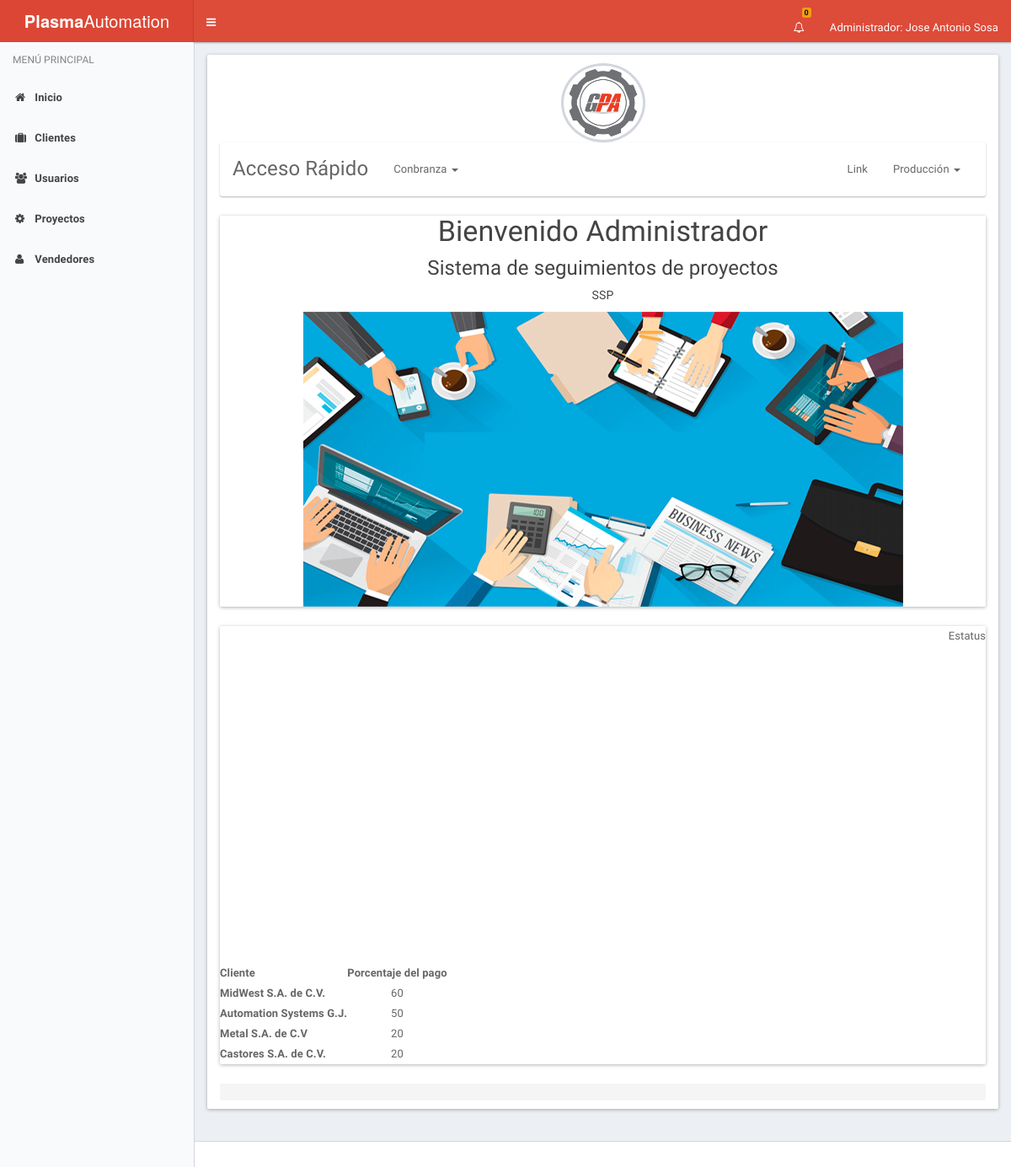
The page /index.php (signed in) on the database its author committed.
### tables this page shows
CREATE TABLE IF NOT EXISTS `proforma` (
  `id_proforma` int(11) NOT NULL,
  `no_factura` int(4) NOT NULL,
  `fecha_inicio` date NOT NULL,
  `id_cliente` int(4) NOT NULL,
  `id_vendedor` int(4) NOT NULL,
  `fecha_entrega` date NOT NULL,
  `id_proyecto` int(4) NOT NULL,
  `descripcion` text NOT NULL,
  `estatus` int(11) NOT NULL
);

CREATE TABLE IF NOT EXISTS `cliente` (
  `No_Cliente` int(10) NOT NULL,
  `nu_cliente` int(11) NOT NULL,
  `nombre` varchar(25) NOT NULL,
  `domicilio` varchar(70) NOT NULL,
  `id_estado` int(2) NOT NULL,
  `id_municipio` varchar(25) NOT NULL,
  `rfc` varchar(15) NOT NULL,
  `correo` varchar(30) NOT NULL,
  `telefono` int(15) NOT NULL,
  `c_p` int(8) NOT NULL
);

CREATE TABLE IF NOT EXISTS `cobro` (
  `id_cobro` int(11) NOT NULL,
  `porcentaje` int(3) NOT NULL,
  `id_proforma` int(11) NOT NULL,
  `estatus` int(11) NOT NULL
);

### index.php (the view, shortened to what this page needs)
<!DOCTYPE html>
<html lang="es">
  <head>
    <link rel="stylesheet" href="assets/bootstrap/css/bootstrap.min.css">
    <link rel="stylesheet" href="assets/css/font-awesome.min.css">
    <link rel="stylesheet" href="assets/css/ionicons.min.css">
    <link rel="stylesheet" href="assets/dist/css/AdminLTE.css">
    <link rel="stylesheet" href="assets/dist/css/skins/_all-skins.css">
    <link rel="stylesheet" href="assets/plugins/select2/select2.min.css">
    <link href="assets/plugins/pnotify/css/pnotify.custom.min.css" rel="stylesheet">
  </head>
  <body class="hold-transition skin-red-light sidebar-mini">
    <div class="wrapper">
      <?php
        include('header.php');
      ?>
      <?php
        include('menu.php');
      ?>
      <div class="content-wrapper" id="content">
        <section class="content">
          <div class="panel">
            <div class="panel-heading text-center">
            <img class="profile-user-img img-responsive img-circle" src="./assets/img/gpa.png" alt="Grupo Plasma Automation">
            <nav class="navbar navbar-default">
              <div class="container-fluid">
               <div class="navbar-header">
                  <a class="navbar-brand" href="#">Acceso Rápido</a>
                </div>
    <div class="collapse navbar-collapse" id="bs-example-navbar-collapse-1">
      <ul class="nav navbar-nav">
        <li class="dropdown">
          <a href="#" class="dropdown-toggle" data-toggle="dropdown" role="button" aria-haspopup="true" aria-expanded="false">Conbranza <span class="caret"></span></a>
        </li>
      </ul>
      <ul class="nav navbar-nav navbar-right">
        <li><a href="#">Link</a></li>
        <li class="dropdown">
          <a href="#" class="dropdown-toggle" data-toggle="dropdown" role="button" aria-haspopup="true" aria-expanded="false">Producción <span class="caret"></span></a>
        </li>
      </ul>
    </div>
  </div>
</nav>
              <div class="panel panel-danger">
                <h3>Bienvenido Administrador</h3>
                    <h4>Sistema de seguimientos de proyectos</h4>
                     <h6>SSP</h6>
                      <center><img class="img-responsive " src="./assets/img/admn.jpg" alt="Grupo Plasma Automation"></center>
            </div>
            <div class="panel panel-danger">
                    <div class="nav-tabs-costum" style="cursor:move">
                        <ul class="nav nav-tabs pull-right ui-sortable-handle">
                          <li class="pull-left header">
                                Estatus
                          </li>
                       </ul>
            <div class="tab-content no-padding">
             <div id="container" style="min-width: 310px; height: 400px; margin: 0 auto"></div>
            <?php
                $sql = "SELECT p.id_proforma, p.no_factura as no_factura, p.fecha_inicio as fecha_inicio, p.fecha_entrega as fecha_entrega, p.descripcion as descripcion,
                        c.No_Cliente,c.nombre as nombre,
                         co.id_cobro, co.porcentaje as porcentaje,
                            v.id_vendedor, v.nombre as vendedor,
                                pr.id, pr.modelo as modelo from proforma p
                                inner join cliente c on c.No_Cliente = p.id_cliente
                                inner join vendedor v on v.id_vendedor = p.id_vendedor
                                inner join cobro co on p.id_proforma = co.id_proforma
                                    inner join proyecto pr on pr.id = p.id_proyecto";
                $resultado = mysql_query($sql, $conexion);
            ?>
            <table id="datatable">
              <thead>
                <tr>
                   <th>Cliente</th>
                   <th>Porcentaje del pago</th>
                </tr>
           </thead>
          <tbody>
               <?php
                    while ($porcentaje = mysql_fetch_assoc($resultado)){
                        echo "<tr><th>".$porcentaje['nombre']."</th> <td>".$porcentaje['porcentaje']."</td></tr>";
                   }
                ?>
          </tbody>
            </table>
        </div>
            </div>
            </div>
            <div class="panel-footer"></div>
          </div>
        </section>
      </div>
      <footer class="main-footer">
      </footer>
    </div>
  </body>
</html>

### header.php (shortened to what this page needs)
<?php
                  $host = 'localhost';
                  $user = 'root';
                  $password = '123';
                  $conexion = @mysql_connect($host, $user, $password);
?>
<header class="main-header">
        <a href="index.php" class="logo">
          <span class="logo-lg"><b>Plasma</b>Automation</span>
        </a>
        <nav class="navbar navbar-static-top" role="navigation" style="height: 50px;">
          <a href="#" class="sidebar-toggle" data-toggle="offcanvas" role="button" style="height: 50px;">
          </a>
          <div class="navbar-custom-menu">
            <ul class="nav navbar-nav">
              <li class="dropdown notifications-menu">
              <a href="#" class="dropdown-toggle" data-toggle="dropdown" aria-expanded="true">
              <i class="fa fa-bell-o">
              </i>
              <?php
              $sql = "SELECT id_notificacion, sum(contador) as suma from notificacion";
              $resultado = mysql_query($sql, $conexion);
              $contador = mysql_fetch_assoc($resultado);
              echo "<span class = 'label label-warning text-black'>".$contador['suma']."</span>";
              ?>
              </a>
              </li>
              <li class="dropdown user user-menu">
                <a href="#" class="dropdown-toggle" data-toggle="dropdown" style="height: 50px;">
                 <span class="hidden-xs"><?php echo "Administrador: ".$_SESSION['usuario']['nombre'];?></span>
                </a>
              </li>
            </ul>
          </div>
        </nav>
      </header>

### menu.php (shortened to what this page needs)
<aside class="main-sidebar">
        <section class="sidebar">
          <ul class="sidebar-menu">
            <li class="header">MENÚ PRINCIPAL</li>
            <li>
              <a href="index.php">
                <i class="fa fa-home"></i>
                <span>Inicio</span>
              </a>
            </li>
            <li class="treeview">
              <li>
              <a href="index_cliente.php">
                <i class="fa fa-suitcase"></i>
                <span>Clientes</span>
              </a>
            </li>
            </li>
            <li class="treeview">
              <a href="index_usuarios.php">
                <i class="fa fa-users"></i> <span>Usuarios</span>
              </a>
            </li>
            <li>
              <a href="index_proyecto.php">
                <i class="fa  fa-gear"></i>
                <span>Proyectos</span>
              </a>
            </li>
           <li>
              <a href="index_vendedor.php">
                <i class="fa fa-user"></i>
                <span>Vendedores</span>
              </a>
            </li>
          </ul>
        </section>
      </aside>

### rows shown on the page
proforma: id_cliente.nombre "MidWest S.A. de C.V.", cobro.porcentaje "60"
proforma: id_cliente.nombre "Automation Systems G.J.", cobro.porcentaje "50"
proforma: id_cliente.nombre "Metal S.A. de C.V", cobro.porcentaje "20"
proforma: id_cliente.nombre "Castores S.A. de C.V.", cobro.porcentaje "20"

### other values the page prints
$contador['suma'] "0"
$_SESSION['usuario']['nombre'] "Jose Antonio Sosa"
